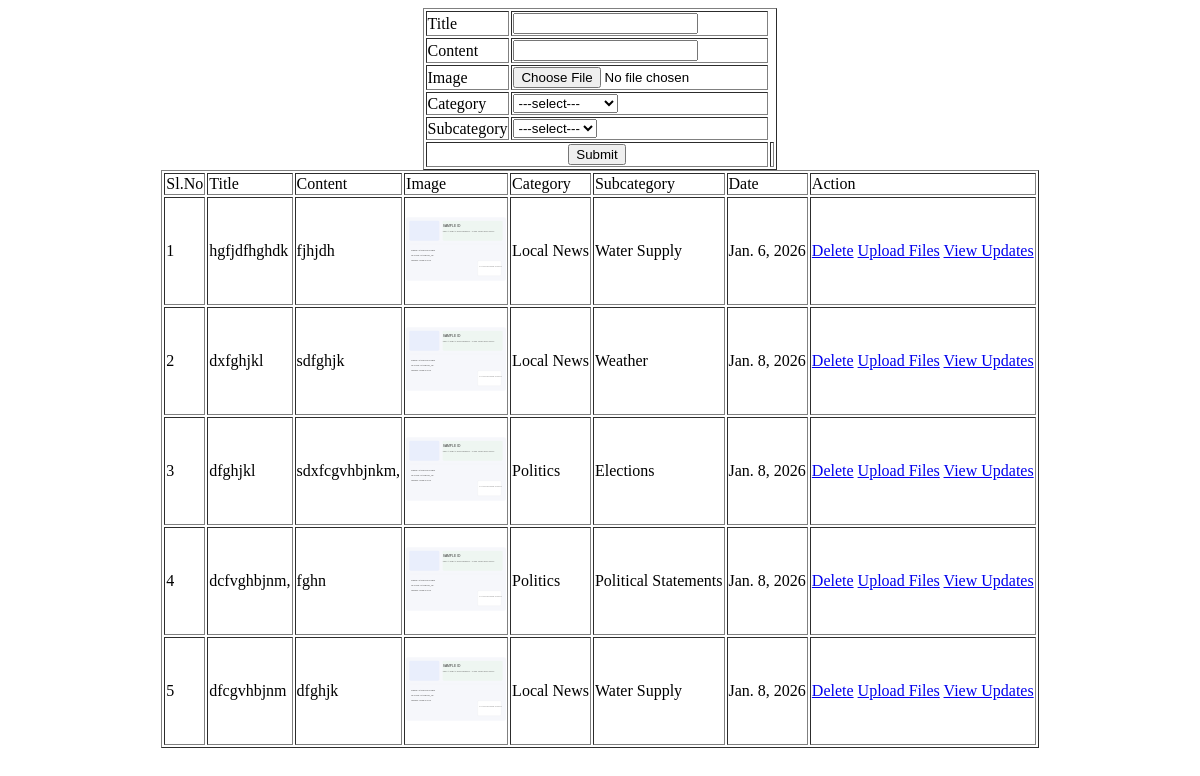
The page /User/UploadNews/ (signed in) on the database as committed earlier.
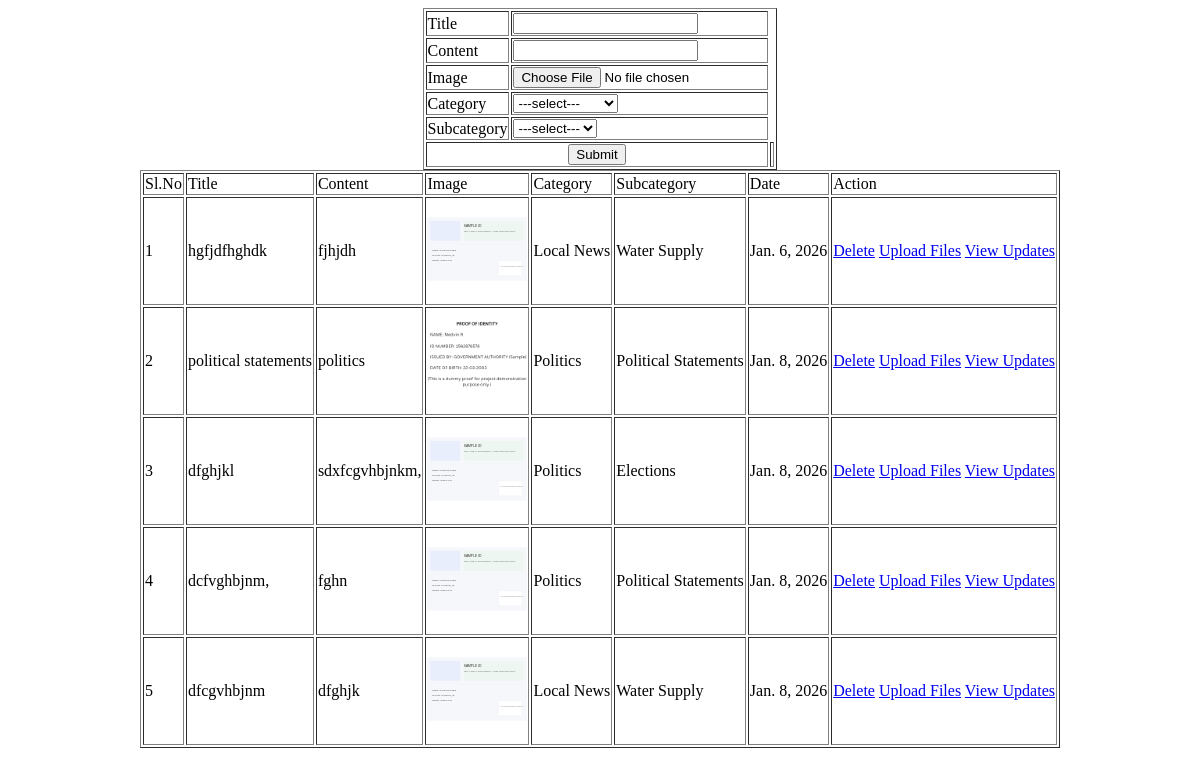
The same page on the database as committed later.
### Reporter/models.py (models this page shows)
class tbl_news(models.Model):
    news_title=models.CharField(max_length=50)
    news_content=models.CharField(max_length=50)
    news_image=models.FileField(upload_to="Assets/news/")
    news_date=models.DateField(auto_now_add=True)
    news_status=models.IntegerField(default=0)
    subcategory=models.ForeignKey(tbl_subcategory,on_delete=models.CASCADE,null=True)
    user=models.ForeignKey(tbl_user,on_delete=models.CASCADE,null=True)
    reporter=models.ForeignKey(tbl_reporter,on_delete=models.CASCADE,null=True)
    verifier=models.ForeignKey(tbl_verifier,on_delete=models.CASCADE,null=True)

### Admin/models.py (models this page shows)
class tbl_subcategory(models.Model):
    subcategory_name=models.CharField(max_length=50)
    category=models.ForeignKey(tbl_category,on_delete=models.CASCADE)

class tbl_category(models.Model):
    category_name=models.CharField(max_length=50)

### User/views.py (the view)
# urls.py: path("UploadNews/",views.UploadNews,name="UploadNews"),
def UploadNews(request):
    if "uid" in request.session:
        category=tbl_category.objects.all()
        subcategory=tbl_subcategory.objects.all()
        user=tbl_user.objects.get(id=request.session["uid"])
        Newsdata=tbl_news.objects.filter(user=request.session['uid'])
        if request.method=='POST':
            title=request.POST.get("txt_title")
            content=request.POST.get("txt_content")
            image=request.FILES.get("file_image")
            subcategory=tbl_subcategory.objects.get(id=request.POST.get("sel_subcategory"))
            tbl_news.objects.create(news_title=title,news_content=content,news_image=image,subcategory=subcategory,user=user)
            return render(request,'User/UploadNews.html',{'msg':'data inserted'})
        else:
            return render(request,'User/UploadNews.html',{'category':category,'subcategory':subcategory,'Newsdata':Newsdata})
    else:
        return render(request,'Guest/Login.html')

### User/Templates/User/UploadNews.html (shortened to what this page needs)
<!DOCTYPE html>
<html lang="en">
<head>
</head>
<body>
    <form action="" method="post" enctype="multipart/form-data">
        <table border="1" align="center">
        <tr>
            <td>Title</td>
            <td><input type="text" required name="txt_title" id="txt_title"></td>
        </tr>
        <tr>
            <td>Content</td>
            <td><input type="text" required name="txt_content" id="txt_content"></td>
        </tr>
        <tr>
            <td>Image</td>
            <td><input type="file" required name="file_image" id="file_image"></td>
        </tr>
        <tr>
            <td>Category</td>
            <td><select name="sel_category" id="sel_category" required>
                    <option value="">---select---</option>
                </select></td>
        </tr>
        <tr>
            <td>Subcategory</td>
            <td><select name="sel_subcategory" id="sel_subcategory" required>
             <option value="">---select---</option>
            </select></td>
        </tr>
        <tr>
            <td colspan="2" align="center"><input type="submit" value="Submit"></td>
            <td></td>
        </tr>
    </table>
    </form>
   <table border="1" align="center">
        <tr>
            <td>Sl.No</td>
            <td>Title</td>
            <td>Content</td>
            <td>Image</td>
            <td>Category</td>
            <td>Subcategory</td>
            <td>Date</td>
            <td>Action</td>
        </tr>
        {% for i in Newsdata %}
        <tr>
            <td>{{forloop.counter}}</td>
            <td>{{i.news_title}}</td>
            <td>{{i.news_content}}</td>
            <td><img src="{{i.news_image.url}}" alt="" width="100" height="100"></td>
            <td>{{i.subcategory.category.category_name}}</td>
            <td>{{i.subcategory.subcategory_name}}</td>
            <td>{{i.news_date}}</td>
            <td><a href="{% url 'User:delnews' i.id %}">Delete</a>
                <a href="{% url 'User:UploadF' i.id %}">Upload Files</a>
                <a href="{% url 'User:ViewUpdatesF' i.id %}">View Updates</a>
            </td>
        </tr>
        {% endfor %}
   </table>
</body>
</html>

Rows that differ between the two databases and show on the page:
changed tbl_news: news_title "dxfghjkl" → "political statements"; news_content "sdfghjk" → "politics"; news_image: a different picture; subcategory.category.category_name "Local News" → "Politics"; subcategory.subcategory_name "Weather" → "Political Statements"
